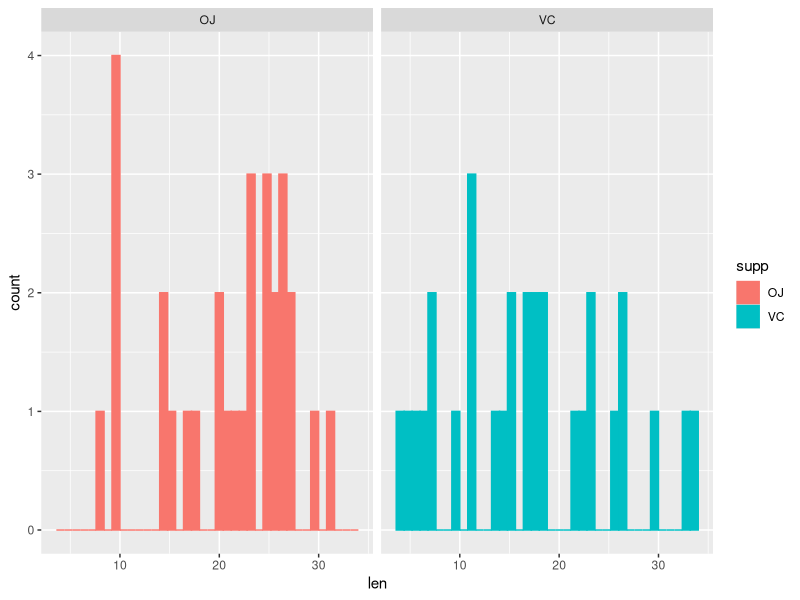

R code for this plot: (Note: this script raises an error after producing the figure.)
## ---- chunk 1
library(ggplot2)
data("ToothGrowth")
ggplot(ToothGrowth, aes(x=len, fill=supp, colour = supp)) + facet_wrap(~supp) + geom_histogram(binwidth = 0.8)

## ---- chunk 2
low_supp <-  ToothGrowth[ToothGrowth$dose == 0.5,]
t.test(len ~ supp, data = low_supp, paired = FALSE, var.equal = FALSE)
## ---- chunk 3
mid_supp <- ToothGrowth[ToothGrowth$dose == 1.0,]
t.test(len ~ supp, data = mid_supp, paired = FALSE, var.equal = FALSE)
## ---- chunk 4
high_supp <- ToothGrowth[ToothGrowth$dose == 2.0,]
t.test(len ~ supp, data = high_supp, paired = FALSE, var.equal = FALSE)
